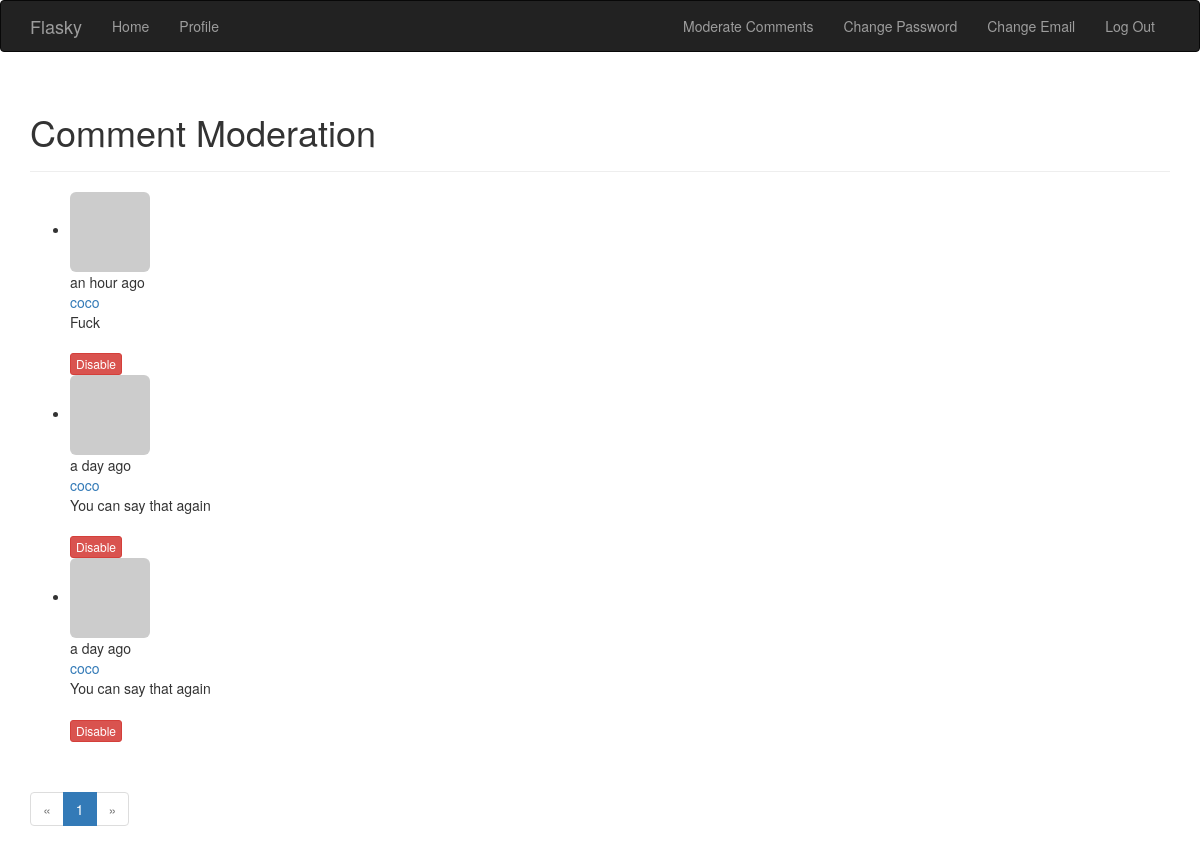
Screenshot of /moderate (signed in) with the database file from the repository.
### app/models.py (models this page shows, shortened)
class Comment(db.Model):
    __tablename__ = 'comments'
    id = db.Column(db.Integer, primary_key=True)
    body = db.Column(db.Text)
    body_html = db.Column(db.Text)
    timestamp = db.Column(db.DateTime, index=True, default=datetime.utcnow)
    disabled = db.Column(db.Boolean)
    author_id = db.Column(db.Integer, db.ForeignKey('users.id'))
    post_id = db.Column(db.Integer, db.ForeignKey('posts.id'))

class User(UserMixin, db.Model):
    __tablename__ = 'users'
    id = db.Column(db.Integer, primary_key=True)
    email = db.Column(db.String(64), unique=True, index=True)
    username = db.Column(db.String(64), unique=True, index=True)
    password_hash = db.Column(db.String(128))
    role_id = db.Column(db.Integer, db.ForeignKey('roles.id'))
    confirmed = db.Column(db.Boolean, default=False)
    name = db.Column(db.String(64))
    location = db.Column(db.String(64))
    about_me = db.Column(db.Text())
    member_since = db.Column(db.DateTime(), default=datetime.utcnow)
    last_seen = db.Column(db.DateTime(), default=datetime.utcnow)
    avator_hash = db.Column(db.String(32))
    posts = db.relationship('Post', backref='author', lazy='dynamic')
    followed = db.relationship('Follow',
                               foreign_keys=[Follow.follower_id],
                               backref=db.backref('follower', lazy='joined'),  # joined 参数实现立即从联结查询中加载相关对象
                               lazy='dynamic',
                               cascade='all,delete-orphan')
    followers = db.relationship('Follow',
                                foreign_keys=[Follow.followed_id],
                                backref=db.backref('followed', lazy='joined'),
                                lazy='dynamic',
                                cascade='all,delete-orphan')
    comments = db.relationship('Comment', backref='author', lazy='dynamic')
    @property
    def password(self):
        raise AttributeError('Password is not a readable attribute')
    def can(self, perm):
        return self.role.has_permission(perm) and self.role is not None
    def ping(self):
        self.last_seen = datetime.utcnow()
        db.session.add(self)
        db.session.commit()
    def gravatar(self, size=100, default='identicon', rating='g'):
        if request.is_secure:
            url = 'https://secure.gravatar.com/avatar'
        else:
            url = 'https://www.gravatar.com/avatar'
        hash = self.avator_hash or self.gravatar_hash()
        return '{url}/{hash}?s={size}&d={default}&r={rating}'.format(
            url=url, hash=hash, size=size, default=default, rating=rating)
    def gravatar_hash(self):
        return hashlib.md5(self.email.lower().encode('utf-8')).hexdigest()

### app/main/views.py (the view)
@main.route('/moderate')
@login_required
@permission_required(Permission.MODERATE)
def moderate():
    page = request.args.get('page', 1, type=int)
    pagination = Comment.query.order_by(Comment.timestamp.desc()).paginate(
        page, per_page=current_app.config['FLASKY_COMMENTS_PER_PAGE'], error_out=False
    )
    comments = pagination.items
    return render_template('moderate.html', comments=comments, pagination=pagination, page=page)

### app/auth/views.py (called while the page is built)
@auth.before_app_request
def before_request():
    if current_user.is_authenticated:
        current_user.ping()
        if not current_user.confirmed \
                and request.blueprint != 'auth' \
                and request.endpoint != 'static':
            return redirect(url_for('auth.uncofirmed'))

### app/main/__init__.py (called while the page is built)
@main.app_context_processor
def inject_permission():
    return dict(Permission=Permission)

### app/main/views.py (called while the page is built)
@main.after_app_request
def after_request(response):
    for query in get_debug_queries():
        if query.duration >= current_app.config['FLASKY_SLOW_DB_QUERY_TIME']:
            current_app.logger.warning(
                'Slow query: %s\nParameters: %s\nDuration: %fs\nContext: %s\n' %
                (query.statement, query.parameters, query.duration,
                 query.context))
    return response

### app/models.py (called while the page is built)
@login_manager.user_loader
def load_user(user_id):
    return User.query.get(int(user_id))

    def has_permission(self, prem):
        return self.permission & prem == prem

### app/templates/moderate.html (shortened to what this page needs)
{% extends "base.html" %}
{% import "_macros.html" as macros %}
{% block page_content %}
    <div class="page-header">
        <h1>Comment Moderation</h1>
    </div>
    {% set moderate = True %}
    {% include '_comments.html' %}
    {% if pagination %}
        <div class="pagination">
            {{ macros.pagination_widget(pagination, '.moderate') }}
        </div>
    {% endif %}
{% endblock %}

### app/templates/_comments.html (shortened to what this page needs)
<ul class="comments">
    {% for comment in comments %}
        <li class="comment">
            <div class="comment-thumbnail">
                <a href="{{ url_for('.user', username=comment.author.username) }}">
                    <img class="img-rounded profile-thumbnail" src="{{ comment.author.gravatar(size=40) }}">
                </a>
            </div>
            <div class="comment-content">
                <div class="comment-date">{{ moment(comment.timestamp).fromNow() }}</div>
                <div class="comment-author"><a
                        href="{{ url_for('.user', username=comment.author.username) }}">{{ comment.author.username }}</a>
                </div>
                <div class="comment-body">
                    {% if moderate or not comment.disabled %}
                        {% if comment.body_html %}
                            {{ comment.body_html | safe }}
                        {% else %}
                            {{ comment.body }}
                        {% endif %}
                    {% endif %}
                </div>
                {% if moderate %}
                    <br>
                    {% if comment.disabled %}
                        <a class="btn btn-default btn-xs"
                           href="{{ url_for('.moderate_enable', id=comment.id, page=page) }}">Enable</a>
                    {% else %}
                        <a class="btn btn-danger btn-xs"
                           href="{{ url_for('.moderate_disable', id=comment.id, page=page) }}">Disable</a>
                    {% endif %}
                {% endif %}
            </div>
        </li>
    {% endfor %}
</ul>

### rows the page displays
Comment: timestamp "an hour ago", author.username "coco", body_html "Fuck"
Comment: timestamp "a day ago", author.username "coco", body_html "You can say that again"
Comment: timestamp "a day ago", author.username "coco", body_html "You can say that again"

### other values shown
{{ p }} "1"
